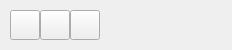
<?xml version="1.0" encoding="UTF-8"?>
<ui version="4.0">
 <class>VideoCaptureWindow</class>
 <widget class="QDialog" name="VideoCaptureWindow">
  <property name="geometry">
   <rect>
    <x>0</x>
    <y>0</y>
    <width>232</width>
    <height>50</height>
   </rect>
  </property>
  <property name="windowTitle">
   <string>Video Aufnahme</string>
  </property>
  <widget class="QPushButton" name="CaptureStart">
   <property name="geometry">
    <rect>
     <x>10</x>
     <y>10</y>
     <width>30</width>
     <height>30</height>
    </rect>
   </property>
   <property name="focusPolicy">
    <enum>Qt::NoFocus</enum>
   </property>
   <property name="text">
    <string/>
   </property>
   <property name="icon">
    <iconset resource="emu64.qrc">
     <normaloff>:/grafik/video_rec_start.png</normaloff>:/grafik/video_rec_start.png</iconset>
   </property>
   <property name="iconSize">
    <size>
     <width>25</width>
     <height>25</height>
    </size>
   </property>
  </widget>
  <widget class="QPushButton" name="CapturePause">
   <property name="geometry">
    <rect>
     <x>40</x>
     <y>10</y>
     <width>30</width>
     <height>30</height>
    </rect>
   </property>
   <property name="focusPolicy">
    <enum>Qt::NoFocus</enum>
   </property>
   <property name="text">
    <string/>
   </property>
   <property name="icon">
    <iconset resource="emu64.qrc">
     <normaloff>:/grafik/video_rec_pause_off.png</normaloff>
     <normalon>:/grafik/video_rec_pause_on.png</normalon>:/grafik/video_rec_pause_off.png</iconset>
   </property>
   <property name="iconSize">
    <size>
     <width>25</width>
     <height>25</height>
    </size>
   </property>
   <property name="checkable">
    <bool>true</bool>
   </property>
   <property name="checked">
    <bool>false</bool>
   </property>
  </widget>
  <widget class="QPushButton" name="CaptureStop">
   <property name="geometry">
    <rect>
     <x>70</x>
     <y>10</y>
     <width>30</width>
     <height>30</height>
    </rect>
   </property>
   <property name="focusPolicy">
    <enum>Qt::NoFocus</enum>
   </property>
   <property name="text">
    <string/>
   </property>
   <property name="icon">
    <iconset resource="emu64.qrc">
     <normaloff>:/grafik/video_rec_stop.png</normaloff>:/grafik/video_rec_stop.png</iconset>
   </property>
   <property name="iconSize">
    <size>
     <width>25</width>
     <height>25</height>
    </size>
   </property>
  </widget>
 </widget>
 <resources>
  <include location="emu64.qrc"/>
 </resources>
 <connections/>
</ui>
